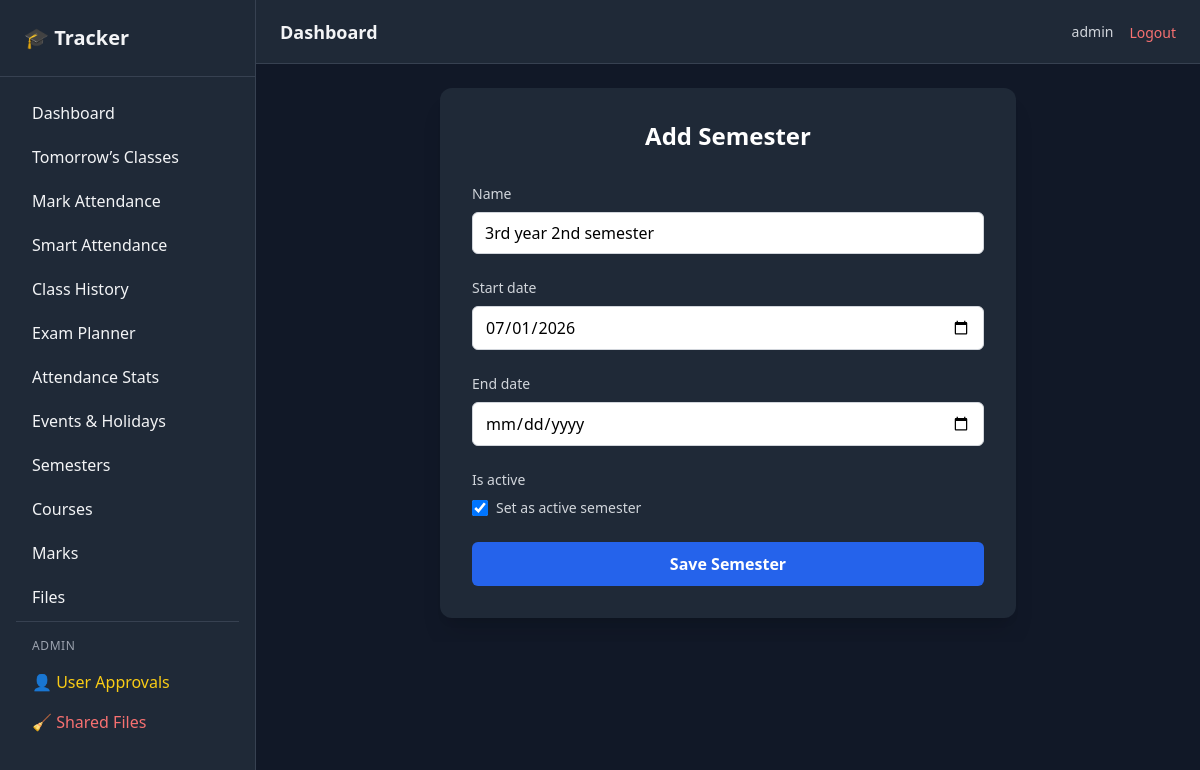
Page /semesters/2/edit/ (signed in) on the committed database.
### core/models.py (models this page shows, shortened)
class User(AbstractUser):
    email = models.EmailField(unique=True)
    full_name = models.CharField(max_length=200, null=True, blank=True)
    mobile = models.CharField(max_length=20, null=True, blank=True)
    university = models.CharField(
        max_length=200,
        blank=True,
        null=True
    )
    dob = models.DateField(
        blank=True,
        null=True
    )
    is_approved = models.BooleanField(default=False)

class Semester(models.Model):
    user = models.ForeignKey(
        settings.AUTH_USER_MODEL,
        on_delete  = models.CASCADE,
        related_name = 'semesters'
    )
    name = models.CharField(max_length=100)
    start_date = models.DateField()
    end_date = models.DateField(null=True, blank=True)
    is_active  = models.BooleanField(default=False)
    class Meta:
        ordering = ['-start_date']

### core/views.py (the view)
# urls.py: path('semesters/<int:pk>/edit/', views.semester_edit, name='semester_edit'),
@login_required
def semester_edit(request, pk):
    semester = get_object_or_404(
        Semester, pk=pk, user=request.user
    )
    form = SemesterForm(request.POST or None, instance=semester)
    if form.is_valid():
        form.save()
        return redirect('semester_list')
    return render(request, 'semester/form.html', {'form': form})

### core/forms.py
class SemesterForm(forms.ModelForm):
    class Meta:
        model = Semester
        fields = ['name', 'start_date', 'end_date', 'is_active']
        widgets = {
            'name': forms.TextInput(attrs={
                'class': BASE_INPUT_CLASSES,
                'placeholder': 'e.g. Semester 1'
            }),
            'start_date': forms.DateInput(attrs={
                'type': 'date',
                'class': BASE_INPUT_CLASSES
            }),
            'end_date': forms.DateInput(attrs={
                'type': 'date',
                'class': BASE_INPUT_CLASSES
            }),
            'is_active': forms.CheckboxInput(attrs={
                'class': 'h-4 w-4 text-blue-600'
            }),
        }

### templates/semester/form.html (shortened to what this page needs)
{% extends 'base/base.html' %}
{% block content %}
<div class="max-w-xl mx-auto bg-gray-800 p-8 rounded-xl shadow-xl">
    <h2 class="text-2xl font-semibold mb-8 text-white text-center">
        Add Semester
    </h2>
    <form method="post" class="space-y-6">
        {% for field in form %}
            <div>
                <label class="block text-sm font-medium text-gray-300 mb-2">
                    {{ field.label }}
                </label>
                {% if field.field.widget.input_type == "checkbox" %}
                    <div class="flex items-center gap-2">
                        {{ field }}
                        <span class="text-gray-300 text-sm">
                            Set as active semester
                        </span>
                    </div>
                {% else %}
                    {{ field }}
                {% endif %}
            </div>
        {% endfor %}
        <button type="submit"
            class="w-full bg-blue-600 text-white py-2.5 rounded-md font-semibold
                   hover:bg-blue-500 transition duration-200">
            Save Semester
        </button>
    </form>
</div>
{% endblock %}

### templates/base/navbar.html (shortened to what this page needs)
<header class="h-16 bg-gray-800 border-b border-gray-700 flex items-center justify-between px-4 sm:px-6">
    <div class="flex items-center gap-3">
        <h1 class="text-lg font-semibold">
            Dashboard
        </h1>
    </div>
    <div class="flex items-center gap-4">
        <span class="text-sm text-gray-300 hidden sm:block">
            {{ request.user.username }}
        </span>
        <form method="post" action="{% url 'logout' %}">
            <button type="submit"
                    class="text-red-400 hover:text-red-300 text-sm font-medium">
                Logout
            </button>
        </form>
    </div>
</header>

### rows in the picture
User: user.username "admin"
Semester: form "3rd year 2nd semester" "07/01/2026", form "☑"

### other values in the picture
{{ field.label }} "Name" "Start date" "End date" "Is active"
